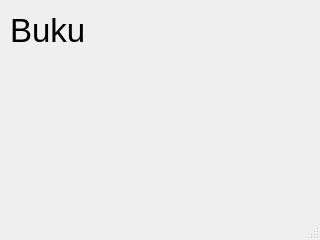
<?xml version="1.0" encoding="UTF-8"?>
<ui version="4.0">
 <class>MainWindow</class>
 <widget class="QMainWindow" name="MainWindow">
  <property name="geometry">
   <rect>
    <x>0</x>
    <y>0</y>
    <width>320</width>
    <height>240</height>
   </rect>
  </property>
  <property name="windowTitle">
   <string>MainWindow</string>
  </property>
  <widget class="QWidget" name="centralwidget">
   <widget class="QLabel" name="label">
    <property name="geometry">
     <rect>
      <x>10</x>
      <y>0</y>
      <width>171</width>
      <height>61</height>
     </rect>
    </property>
    <property name="font">
     <font>
      <pointsize>25</pointsize>
     </font>
    </property>
    <property name="text">
     <string>Buku</string>
    </property>
   </widget>
  </widget>
  <widget class="QStatusBar" name="statusbar"/>
 </widget>
 <resources/>
 <connections/>
</ui>
